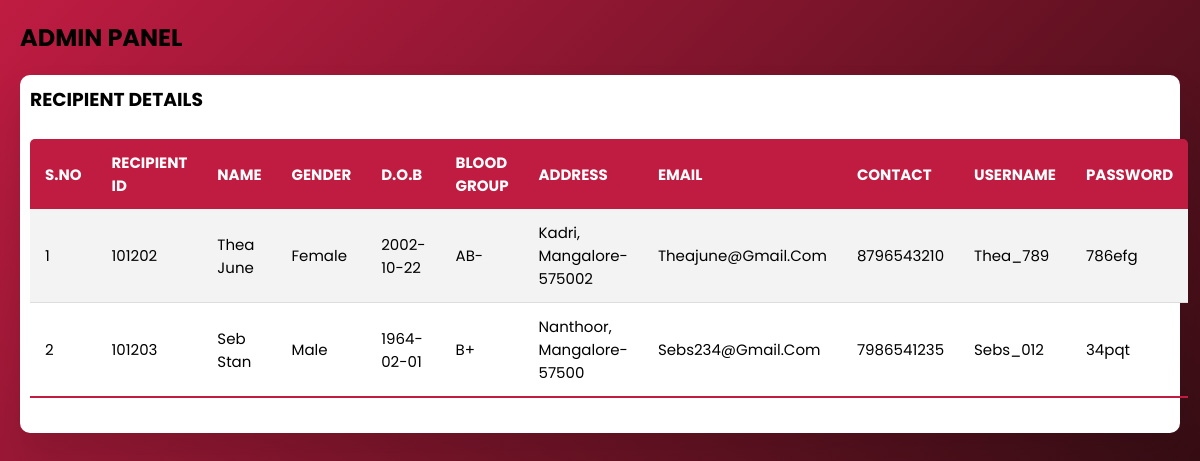
Page /admin/recpavail.php on the committed database.
### tables this page shows
CREATE TABLE RECIPIENT(
  RECPT_ID INT NOT NULL,
  FNAME VARCHAR(30) NOT NULL,
  LNAME VARCHAR(30) NOT NULL,
  GENDER CHAR(7),
  DOB DATE NOT NULL,
  BLOOD_GRP CHAR(10) NOT NULL,
  EMAIL VARCHAR(50) NOT NULL,
  ADDRESS VARCHAR(100) NOT NULL,
  CONTACT CHAR(10) NOT NULL,
  USERNAME VARCHAR(15) NOT NULL,
  PASSWORD VARCHAR(15) NOT NULL,
  PRIMARY KEY(RECPT_ID),
  FOREIGN KEY(RECPT_ID) REFERENCES USERS(USER_ID) ON DELETE CASCADE
);

### admin/recpavail.php (the view, shortened to what this page needs)
<?php
require_once('dbcon.php');
$query="SELECT * FROM RECIPIENT";
$result=mysqli_query($con,$query);
?>
<!DOCTYPE html>
<html lang="en">
<head>
  <link rel="stylesheet" href="stylee.css" />
  <link rel="stylesheet" href="https://cdnjs.cloudflare.com/ajax/libs/font-awesome/5.15.4/css/all.min.css"/>
</head>
<body>
  <div class="container">
    <section class="main">
        <div class="main-top">
          <h1>ADMIN PANEL</h1>
        </div>
        <section class="attendance">
          <div class="attendance-list">
            <h1>RECIPIENT DETAILS</h1>
            <table class="table">
              <thead>
                <tr>
                  <th>S.NO</th>
                  <th>RECIPIENT ID</th>
                  <th>NAME</th>
                  <th>GENDER</th>
                  <th>D.O.B</th>
                  <th>BLOOD GROUP</th>
                  <th>ADDRESS</th>
                  <th>EMAIL</th>
                  <th>CONTACT</th>
                  <th>USERNAME</th>
                  <th>PASSWORD</th>
                </tr>
              </thead>
                <tbody>
                <?php
                $counter=0;
                  while($row=mysqli_fetch_assoc($result))
                  {
                    $counter=$counter+1;
                  ?>
                <tr>
                <td><?php echo $counter;?></td>
                  <td><?php echo $row['RECPT_ID'];?></td>
                  <td><?php echo $row['FNAME']." ".$row['LNAME'];?></td>
                  <td><?php echo $row['GENDER'];?></td>
                  <td><?php echo $row['DOB'];?></td>
                  <td><?php echo $row['BLOOD_GRP'];?></td>
                  <td><?php echo $row['ADDRESS'];?></td>
                  <td><?php echo $row['EMAIL'];?></td>
                  <td><?php echo $row['CONTACT'];?></td>
                  <td><?php echo $row['USERNAME'];?></td>
                  <td><?php echo $row['PASSWORD'];?></td>
                </tr>
                <?php
                  }
                  ?>
                </tbody>
            </table>
          </div>
        </section>
      </section>
    </div>
  </body>
  </html>

### admin/stylee.css (style rules this page uses)
* { margin: 0; padding: 0; outline: none; border: none; text-decoration: none; box-sizing: border-box; font-family: "Poppins", sans-serif; }
body { background: linear-gradient(135deg, rgb(192, 28, 66),rgb(26, 10, 10) ); }
.container { display: flex; }
.main { position: relative; padding: 20px; width: 100%; }
.main-top { display: flex; width: 100%; }
.attendance { margin-top: 20px; text-transform: capitalize; }
.attendance-list { width: 100%; padding: 10px; margin-top: 10px; background: #fff; border-radius: 10px; box-shadow: 0 20px 35px rgba(0, 0, 0, 0.1); }
.table { border-collapse: collapse; margin: 25px 0; font-size: 15px; min-width: 100%; overflow: hidden; border-radius: 5px 5px 0 0; }
table thead tr { color: #fff; background: rgb(192, 28, 66); text-align: left; font-weight: bold; }
.table th, .table td { padding: 12px 15px; }
.table tbody tr { border-bottom: 1px solid #ddd; }
.table tbody tr:nth-of-type(odd) { background: #f3f3f3; }
.table tbody tr:last-of-type { border-bottom: 2px solid rgb(192, 28, 66); }

### rows in the picture
recipient: RECPT_ID "101202", FNAME "Thea", LNAME "June", GENDER "Female", DOB "2002-10-22", BLOOD_GRP "AB-", ADDRESS "Kadri, Mangalore-575002", EMAIL "Theajune@gmail.com", CONTACT "8796543210", USERNAME "Thea_789", PASSWORD "786efg"
recipient: RECPT_ID "101203", FNAME "Seb", LNAME "Stan", GENDER "Male", DOB "1964-02-01", BLOOD_GRP "B+", ADDRESS "Nanthoor, Mangalore-57500", EMAIL "Sebs234@gmail.com", CONTACT "7986541235", USERNAME "Sebs_012", PASSWORD "34pqt"
